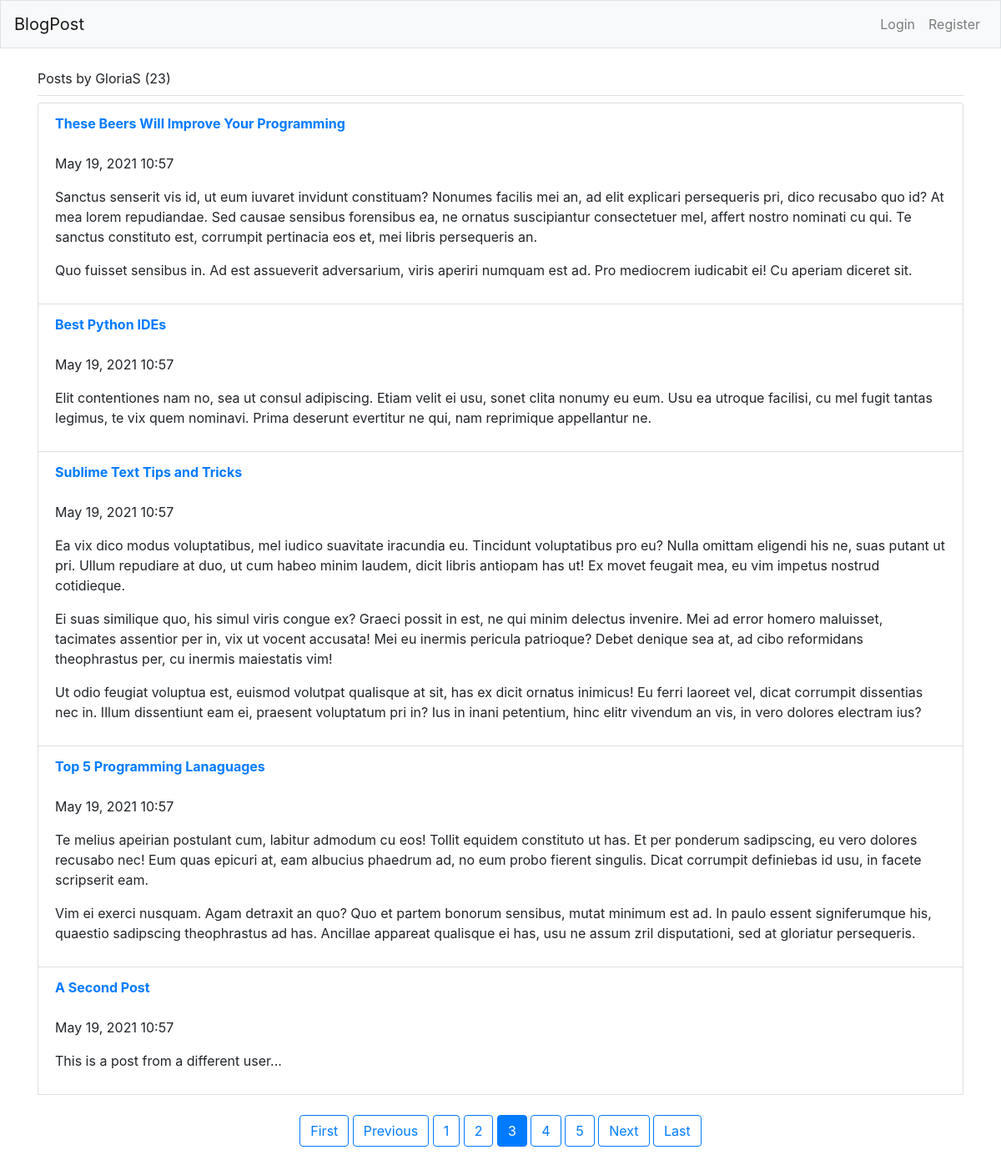
/user/GloriaS/?page=3, run on the app's committed database.
### BlogPost/models.py (models this page shows)
class BlogPost(models.Model):
    title = models.CharField(max_length=50)
    text = models.TextField()
    date_added = models.DateTimeField(auto_now_add=True)
    owner = models.ForeignKey(User, on_delete=models.CASCADE)
    def __str__(self):
        return self.title

### BlogPost/views.py (the view)
# urls.py: path('user/<str:username>/', views.UserBlogList.as_view(), name='user_posts'),
class UserBlogList(ListView):
    model = BlogPost
    template_name = 'BlogPost/user_posts.html'
    context_object_name = 'posts'
    paginate_by = 5
    def get_queryset(self):
        user = get_object_or_404(User, username=self.kwargs.get('username'))
        return BlogPost.objects.filter(owner=user).order_by('-date_added')

### BlogPost/templates/BlogPost/user_posts.html
{% extends "BlogPost/base.html" %}
{% block page_header %}
    Posts by {{ view.kwargs.username }} ({{ page_obj.paginator.count }})
{% endblock page_header %}
{% block content %}
    <ul class="list-group ">
        {% for post in posts %}
        <li class="list-group-item">
            <a href="{% url 'BlogPost:blog_detail' post.id %}">
                <b>{{ post }}</b>
            </a>
            <br><br>
            <p>{{ post.date_added|date:'M d, Y H:i' }}</p>
            <p>{{ post.text|linebreaks }}</p>
        </li>
        {% empty %}
            <p>No blog posts have been added.</p>
        {% endfor %}
        {% if page_obj.has_other_pages %}
            <center><p class="pt-4 mb-4">
                {% if page_obj.has_previous %}
                    <a class="btn btn-outline-primary mb-4" href="?page=1">First</a>
                    <a class="btn btn-outline-primary mb-4" href="?page={{ page_obj.previous_page_number }}">Previous</a>
                {% endif %}
                {% for num in page_obj.paginator.page_range %}
                    {% if page_obj.number == num %}
                        <a class='btn btn-primary mb-4' href="?page={{ num }}">{{ num }}</a>
                    {% elif num > page_obj.number|add:'-3' and num < page_obj.number|add:'3' %}
                        <a class='btn btn-outline-primary mb-4' href="?page={{ num }}">{{ num }}</a>
                    {% endif %}
                {% endfor %}
                {% if page_obj.has_next %}
                    <a class="btn btn-outline-primary mb-4" href="?page={{ page_obj.next_page_number }}">Next</a>
                    <a class="btn btn-outline-primary mb-4" href="?page={{ page_obj.paginator.num_pages }}">Last</a>
                {% endif %}
            </p></center>
        {% endif %}
    </ul>
{% endblock content %}

### data on the page
BlogPost: title "These Beers Will Improve Your Programming", date_added "May 19, 2021 10:57", text "Sanctus senserit vis id, ut eum iuvaret invidunt constituam? Nonumes facilis mei an, ad elit explicari persequeris pri, dico recusabo quo id? At mea lorem repudiandae. Sed causae sensibus forensibus ea, ne ornatus suscipiantur consectetuer mel, affert nostro nominati cu qui. Te sanctus constituto est, corrumpit pertinacia eos et, mei libris persequeris an. Quo fuisset sensibus in. Ad est assueverit adversarium, viris aperiri numquam est ad. Pro mediocrem iudicabit ei! Cu aperiam diceret sit."
BlogPost: title "Best Python IDEs", date_added "May 19, 2021 10:57", text "Elit contentiones nam no, sea ut consul adipiscing. Etiam velit ei usu, sonet clita nonumy eu eum. Usu ea utroque facilisi, cu mel fugit tantas legimus, te vix quem nominavi. Prima deserunt evertitur ne qui, nam reprimique appellantur ne."
BlogPost: title "Sublime Text Tips and Tricks", date_added "May 19, 2021 10:57", text "Ea vix dico modus voluptatibus, mel iudico suavitate iracundia eu. Tincidunt voluptatibus pro eu? Nulla omittam eligendi his ne, suas putant ut pri. Ullum repudiare at duo, ut cum habeo minim laudem, dicit libris antiopam has ut! Ex movet feugait mea, eu vim impetus nostrud cotidieque. Ei suas similique quo, his simul viris congue ex? Graeci possit in est, ne qui minim delectus invenire. Mei ad error homero maluisset, tacimates assentior per in, vix ut vocent accusata! Mei eu inermis pericula patrioque? Debet denique sea at, ad cibo reformidans theophrastus per, cu inermis maiestatis vim! Ut odio feugiat voluptua est, euismod volutpat qualisque at sit, has ex dicit ornatus inimicus! Eu…"
BlogPost: title "Top 5 Programming Lanaguages", date_added "May 19, 2021 10:57", text "Te melius apeirian postulant cum, labitur admodum cu eos! Tollit equidem constituto ut has. Et per ponderum sadipscing, eu vero dolores recusabo nec! Eum quas epicuri at, eam albucius phaedrum ad, no eum probo fierent singulis. Dicat corrumpit definiebas id usu, in facete scripserit eam. Vim ei exerci nusquam. Agam detraxit an quo? Quo et partem bonorum sensibus, mutat minimum est ad. In paulo essent signiferumque his, quaestio sadipscing theophrastus ad has. Ancillae appareat qualisque ei has, usu ne assum zril disputationi, sed at gloriatur persequeris."
BlogPost: title "A Second Post", date_added "May 19, 2021 10:57", text "This is a post from a different user..."

### other printed values
{{ view.kwargs.username }} "GloriaS"
{{ page_obj.paginator.count }} "23"
{{ num }} "1" "2" "4" "5"
{{ num }} "3"
